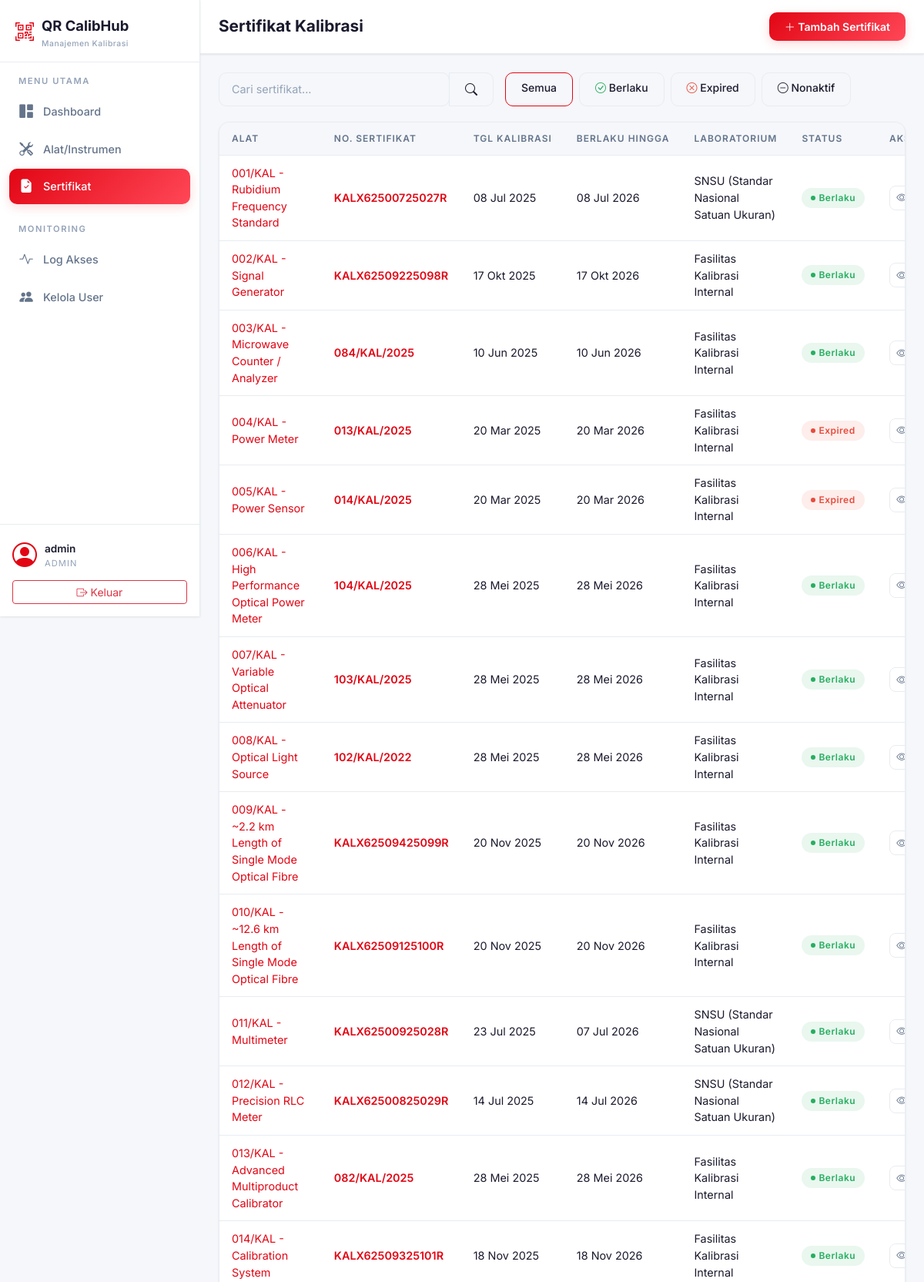
/certificates/ (signed in, upper part), run on the app's committed database.
### certificates/models.py (models this page shows, shortened)
class Certificate(models.Model):
    id = models.UUIDField(primary_key=True, default=uuid.uuid4, editable=False)
    instrument = models.ForeignKey(
        Instrument, on_delete=models.CASCADE,
        related_name='certificates', verbose_name='Alat'
    )
    nomor_sertifikat = models.CharField('Nomor Sertifikat', max_length=100, unique=True)
    tanggal_kalibrasi = models.DateField('Tanggal Kalibrasi')
    tanggal_berlaku = models.DateField('Berlaku Hingga')
    laboratorium = models.CharField('Laboratorium', max_length=200)
    teknisi = models.CharField('Teknisi', max_length=200, blank=True)
    penanggung_jawab = models.CharField('Penanggung Jawab', max_length=200, blank=True)
    file_sertifikat = models.FileField(
        'File Sertifikat (PDF)', upload_to='certificates/',
        blank=True, null=True
    )
    is_active = models.BooleanField('Aktif', default=True)
    created_at = models.DateTimeField('Dibuat', auto_now_add=True)
    updated_at = models.DateTimeField('Diperbarui', auto_now=True)
    class Meta:
        verbose_name = 'Sertifikat Kalibrasi'
        verbose_name_plural = 'Sertifikat Kalibrasi'
        ordering = ['-tanggal_kalibrasi']
    def is_expired(self):
        return self.tanggal_berlaku < timezone.now().date()
    def is_expiring_soon(self, days=7):
        delta = self.tanggal_berlaku - timezone.now().date()
        return 0 <= delta.days <= days

class Instrument(models.Model):
    id = models.UUIDField(primary_key=True, default=uuid.uuid4, editable=False)
    nama_alat = models.CharField('Nama Alat', max_length=200)
    merk = models.CharField('Merk/Brand', max_length=100, blank=True)
    model_tipe = models.CharField('Model/Tipe', max_length=100, blank=True)
    nomor_aset = models.CharField('Nomor Aset', max_length=50, blank=True, null=True, unique=True)
    nomor_seri = models.CharField('Nomor Seri', max_length=100, unique=True)
    pemilik = models.CharField('Pemilik/Instansi', max_length=200, blank=True)
    lokasi = models.CharField('Lokasi', max_length=200, blank=True)
    deskripsi = models.TextField('Deskripsi', blank=True)
    qr_code = models.ImageField('QR Code', upload_to='qrcodes/', blank=True)
    created_at = models.DateTimeField('Dibuat', auto_now_add=True)
    updated_at = models.DateTimeField('Diperbarui', auto_now=True)
    class Meta:
        verbose_name = 'Alat/Instrumen'
        verbose_name_plural = 'Alat/Instrumen'
        ordering = ['nomor_aset', 'nama_alat']

### certificates/views.py (the view)
# urls.py: path('certificates/', views.certificate_list_view, name='certificate_list'),
@login_required
def certificate_list_view(request):
    query = request.GET.get('q', '')
    status = request.GET.get('status', '')
    certificates = Certificate.objects.select_related('instrument').all().order_by('instrument__nomor_aset')
    if query:
        certificates = certificates.filter(
            Q(nomor_sertifikat__icontains=query) |
            Q(instrument__nama_alat__icontains=query) |
            Q(laboratorium__icontains=query)
        )
    today = timezone.now().date()
    if status == 'valid':
        certificates = certificates.filter(is_active=True, tanggal_berlaku__gte=today)
    elif status == 'expired':
        certificates = certificates.filter(is_active=True, tanggal_berlaku__lt=today)
    elif status == 'inactive':
        certificates = certificates.filter(is_active=False)
    return render(request, 'certificates/certificate_list.html', {
        'certificates': certificates,
        'query': query,
        'status': status,
    })

### templates/certificates/certificate_list.html (shortened to what this page needs)
{% extends 'base.html' %}
{% block page_title %}Sertifikat Kalibrasi{% endblock %}
{% block topbar_actions %}
<a href="{% url 'certificate_create' %}" class="btn btn-primary btn-sm">
    <i class="bi bi-plus-lg"></i> Tambah Sertifikat
</a>
{% endblock %}
{% block content %}
<div class="container-fluid px-0">
    <form method="get" class="filter-bar">
        <div class="input-group" style="max-width: 360px;">
            <input type="text" name="q" value="{{ query }}" class="form-control search-input"
                   placeholder="Cari sertifikat..." id="search-certificate">
            <button class="btn btn-glass" type="submit">
                <i class="bi bi-search"></i>
            </button>
        </div>
        <div class="d-flex gap-2">
            <a href="{% url 'certificate_list' %}" class="btn btn-glass btn-sm {% if not status %}border-accent{% endif %}">Semua</a>
            <a href="?status=valid" class="btn btn-glass btn-sm {% if status == 'valid' %}border-accent{% endif %}">
                <i class="bi bi-check-circle" style="color: var(--success);"></i> Berlaku
            </a>
            <a href="?status=expired" class="btn btn-glass btn-sm {% if status == 'expired' %}border-accent{% endif %}">
                <i class="bi bi-x-circle" style="color: var(--danger);"></i> Expired
            </a>
            <a href="?status=inactive" class="btn btn-glass btn-sm {% if status == 'inactive' %}border-accent{% endif %}">
                <i class="bi bi-dash-circle"></i> Nonaktif
            </a>
        </div>
    </form>
    {% if certificates %}
    <div class="glass-card" data-animate>
        <div class="card-body p-0">
            <div class="table-responsive">
                <table class="glass-table">
                    <thead>
                        <tr>
                            <th>Alat</th>
                            <th>No. Sertifikat</th>
                            <th>Tgl Kalibrasi</th>
                            <th>Berlaku Hingga</th>
                            <th>Laboratorium</th>
                            <th>Status</th>
                            <th>Aksi</th>
                        </tr>
                    </thead>
                    <tbody>
                        {% for cert in certificates %}
                        <tr>
                            <td>
                                <a href="{% url 'instrument_detail' cert.instrument.id %}">
                                    {{ cert.instrument.nomor_aset|default:"-" }} - {{ cert.instrument.nama_alat }}
                                </a>
                            </td>
                            <td>
                                <a href="{% url 'certificate_detail' cert.id %}" style="font-weight: 600;">
                                    {{ cert.nomor_sertifikat }}
                                </a>
                            </td>
                            <td>{{ cert.tanggal_kalibrasi|date:"d M Y" }}</td>
                            <td>{{ cert.tanggal_berlaku|date:"d M Y" }}</td>
                            <td>{{ cert.laboratorium }}</td>
                            <td>
                                {% if not cert.is_active %}
                                <span class="badge-status badge-inactive">Nonaktif</span>
                                {% elif cert.is_expired %}
                                <span class="badge-status badge-expired">Expired</span>
                                {% elif cert.is_expiring_soon %}
                                <span class="badge-status badge-warning">{{ cert.days_until_expiry }}d</span>
                                {% else %}
                                <span class="badge-status badge-valid">Berlaku</span>
                                {% endif %}
                            </td>
                            <td>
                                <div class="d-flex gap-1">
                                    <a href="{% url 'certificate_detail' cert.id %}" class="btn-action" title="Detail">
                                        <i class="bi bi-eye"></i>
                                    </a>
                                </div>
                            </td>
                        </tr>
                        {% endfor %}
                    </tbody>
                </table>
            </div>
        </div>
    </div>
    {% endif %}
</div>
{% endblock %}

### templates/base.html (shortened to what this page needs)
{% load static %}
<!DOCTYPE html>
<html lang="id">
<head>
    <link href="https://cdn.jsdelivr.net/npm/bootstrap@5.3.3/dist/css/bootstrap.min.css" rel="stylesheet">
    <link href="https://cdn.jsdelivr.net/npm/bootstrap-icons@1.11.3/font/bootstrap-icons.min.css" rel="stylesheet">
    <link rel="stylesheet" href="{% static 'css/style.css' %}">
</head>
<body>
    {% block body %}
    {% if user.is_authenticated %}
    <nav class="sidebar" id="sidebar">
        <div class="sidebar-header">
            <div class="sidebar-logo">
                <i class="bi bi-qr-code-scan"></i>
                <div>
                    <span>QR CalibHub</span>
                    <small class="logo-sub">Manajemen Kalibrasi</small>
                </div>
            </div>
        </div>
        <div class="sidebar-menu">
            <div class="menu-section">
                <span class="menu-section-title">Menu Utama</span>
                <a href="{% url 'dashboard' %}" class="menu-item {% if request.resolver_match.url_name == 'dashboard' %}active{% endif %}">
                    <i class="bi bi-grid-1x2-fill"></i>
                    <span>Dashboard</span>
                </a>
                <a href="{% url 'instrument_list' %}" class="menu-item {% if 'instrument' in request.resolver_match.url_name %}active{% endif %}">
                    <i class="bi bi-tools"></i>
                    <span>Alat/Instrumen</span>
                </a>
                <a href="{% url 'certificate_list' %}" class="menu-item {% if 'certificate' in request.resolver_match.url_name %}active{% endif %}">
                    <i class="bi bi-file-earmark-check-fill"></i>
                    <span>Sertifikat</span>
                </a>
            </div>
            <div class="menu-section">
                <span class="menu-section-title">Monitoring</span>
                <a href="{% url 'access_log' %}" class="menu-item {% if request.resolver_match.url_name == 'access_log' %}active{% endif %}">
                    <i class="bi bi-activity"></i>
                    <span>Log Akses</span>
                </a>
                <a href="{% url 'user_management' %}" class="menu-item {% if request.resolver_match.url_name == 'user_management' %}active{% endif %}">
                    <i class="bi bi-people-fill"></i>
                    <span>Kelola User</span>
                </a>
            </div>
        </div>
        <div class="sidebar-footer">
            <div class="user-info">
                <div class="user-avatar">
                    <i class="bi bi-person-circle"></i>
                </div>
                <div class="user-details">
                    <span class="user-name">{{ user.username }}</span>
                    <span class="user-role">
                        {% if user.profile.role == 'admin' %}Admin{% else %}Scanner{% endif %}
                    </span>
                </div>
            </div>
            <a href="{% url 'logout' %}" class="btn btn-outline-danger btn-sm w-100 mt-2">
                <i class="bi bi-box-arrow-right"></i> Keluar
            </a>
        </div>
    </nav>
    <main class="main-content">
        <div class="topbar">
            <div class="topbar-title">
                <h1 class="page-title">{% block page_title %}Dashboard{% endblock %}</h1>
            </div>
            <div class="topbar-actions">
                {% block topbar_actions %}{% endblock %}
            </div>
        </div>
        <div class="content-wrapper">
            {% block content %}{% endblock %}
        </div>
    </main>
    {% endif %}
    {% endblock %}
</body>
</html>

### data on the page
Certificate: instrument.nomor_aset "001/KAL", instrument.nama_alat "Rubidium Frequency Standard", nomor_sertifikat "KALX62500725027R", tanggal_kalibrasi "08 Jul 2025", tanggal_berlaku "08 Jul 2026", laboratorium "SNSU (Standar Nasional Satuan Ukuran)", is_active "Berlaku"
Certificate: instrument.nomor_aset "002/KAL", instrument.nama_alat "Signal Generator", nomor_sertifikat "KALX62509225098R", tanggal_kalibrasi "17 Okt 2025", tanggal_berlaku "17 Okt 2026", laboratorium "Fasilitas Kalibrasi Internal", is_active "Berlaku"
Certificate: instrument.nomor_aset "003/KAL", instrument.nama_alat "Microwave Counter / Analyzer", nomor_sertifikat "084/KAL/2025", tanggal_kalibrasi "10 Jun 2025", tanggal_berlaku "10 Jun 2026", laboratorium "Fasilitas Kalibrasi Internal", is_active "Berlaku"
Certificate: instrument.nomor_aset "004/KAL", instrument.nama_alat "Power Meter", nomor_sertifikat "013/KAL/2025", tanggal_kalibrasi "20 Mar 2025", tanggal_berlaku "20 Mar 2026", laboratorium "Fasilitas Kalibrasi Internal", is_active "Expired"
Certificate: instrument.nomor_aset "005/KAL", instrument.nama_alat "Power Sensor", nomor_sertifikat "014/KAL/2025", tanggal_kalibrasi "20 Mar 2025", tanggal_berlaku "20 Mar 2026", laboratorium "Fasilitas Kalibrasi Internal", is_active "Expired"
Certificate: instrument.nomor_aset "006/KAL", instrument.nama_alat "High Performance Optical Power Meter", nomor_sertifikat "104/KAL/2025", tanggal_kalibrasi "28 Mei 2025", tanggal_berlaku "28 Mei 2026", laboratorium "Fasilitas Kalibrasi Internal", is_active "Berlaku"
Certificate: instrument.nomor_aset "007/KAL", instrument.nama_alat "Variable Optical Attenuator", nomor_sertifikat "103/KAL/2025", tanggal_kalibrasi "28 Mei 2025", tanggal_berlaku "28 Mei 2026", laboratorium "Fasilitas Kalibrasi Internal", is_active "Berlaku"
Certificate: instrument.nomor_aset "008/KAL", instrument.nama_alat "Optical Light Source", nomor_sertifikat "102/KAL/2022", tanggal_kalibrasi "28 Mei 2025", tanggal_berlaku "28 Mei 2026", laboratorium "Fasilitas Kalibrasi Internal", is_active "Berlaku"
Certificate: instrument.nomor_aset "009/KAL", instrument.nama_alat "~2.2 km Length of Single Mode Optical Fibre", nomor_sertifikat "KALX62509425099R", tanggal_kalibrasi "20 Nov 2025", tanggal_berlaku "20 Nov 2026", laboratorium "Fasilitas Kalibrasi Internal", is_active "Berlaku"
Certificate: instrument.nomor_aset "010/KAL", instrument.nama_alat "~12.6 km Length of Single Mode Optical Fibre", nomor_sertifikat "KALX62509125100R", tanggal_kalibrasi "20 Nov 2025", tanggal_berlaku "20 Nov 2026", laboratorium "Fasilitas Kalibrasi Internal", is_active "Berlaku"
Certificate: instrument.nomor_aset "011/KAL", instrument.nama_alat "Multimeter", nomor_sertifikat "KALX62500925028R", tanggal_kalibrasi "23 Jul 2025", tanggal_berlaku "07 Jul 2026", laboratorium "SNSU (Standar Nasional Satuan Ukuran)", is_active "Berlaku"
Certificate: instrument.nomor_aset "012/KAL", instrument.nama_alat "Precision RLC Meter", nomor_sertifikat "KALX62500825029R", tanggal_kalibrasi "14 Jul 2025", tanggal_berlaku "14 Jul 2026", laboratorium "SNSU (Standar Nasional Satuan Ukuran)", is_active "Berlaku"
Certificate: instrument.nomor_aset "013/KAL", instrument.nama_alat "Advanced Multiproduct Calibrator", nomor_sertifikat "082/KAL/2025", tanggal_kalibrasi "28 Mei 2025", tanggal_berlaku "28 Mei 2026", laboratorium "Fasilitas Kalibrasi Internal", is_active "Berlaku"
Certificate: instrument.nomor_aset "014/KAL", instrument.nama_alat "Calibration System", nomor_sertifikat "KALX62509325101R", tanggal_kalibrasi "18 Nov 2025", tanggal_berlaku "18 Nov 2026", laboratorium "Fasilitas Kalibrasi Internal", is_active "Berlaku"

### other printed values
{{ user.username }} "admin"
